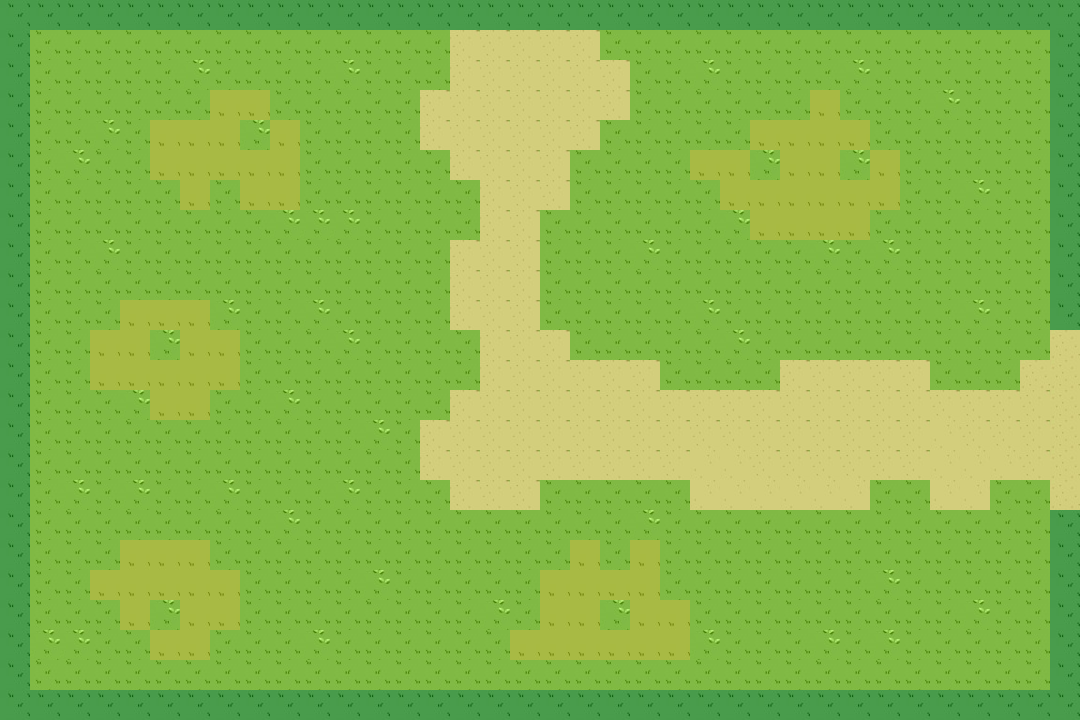

This game map was drawn from its Tiled (.tmx) file and the tilesets committed beside it. A one-line description and the trimmed map source follow:
An orthogonal 36x24 tile map with 30x30 px tiles, 1 tile layer (Capa de patrones 1).

<map version="1.10" tiledversion="1.10.0" orientation="orthogonal" renderorder="right-down" width="36" height="24" tilewidth="30" tileheight="30" infinite="0" nextlayerid="2" nextobjectid="1">
 <tileset firstgid="1" source="resources/tiles.tsx" />
 <layer id="1" name="Capa de patrones 1" width="36" height="24">
  <data>[864 cells, 864 non-empty, 7 distinct tile ids]</data>
 </layer>
</map>